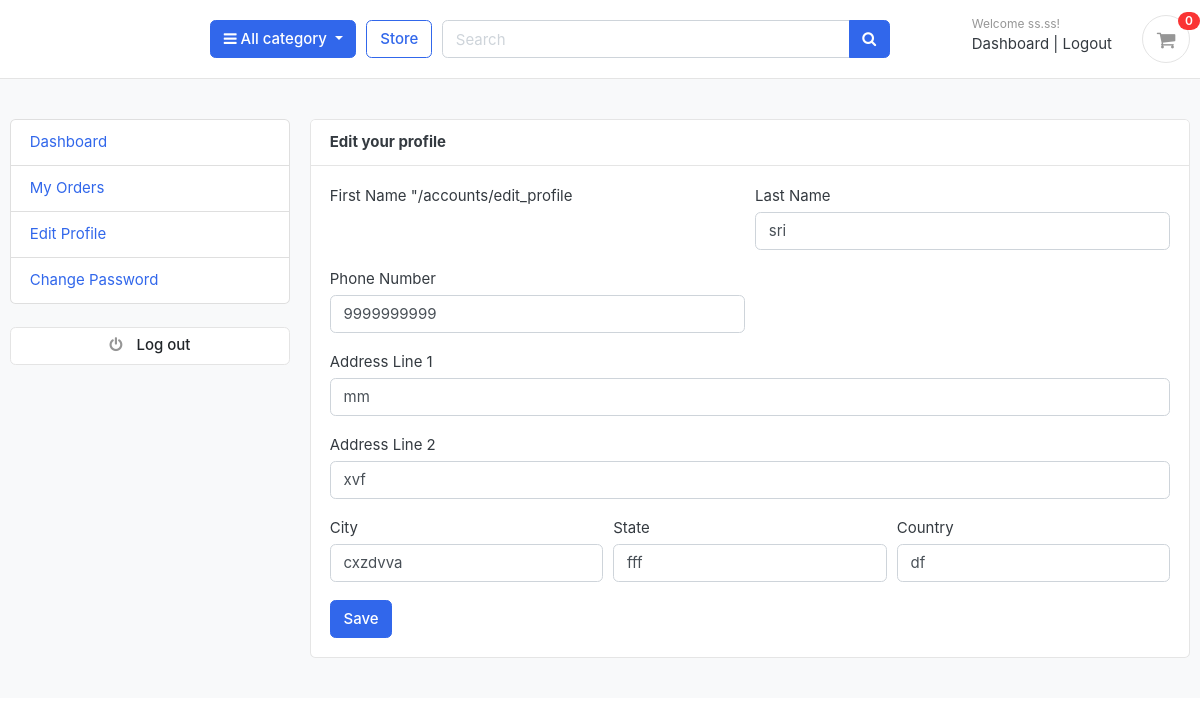
Page /accounts/edit_profile (signed in) on the committed database.
### accounts/models.py (models this page shows, shortened)
class Account(AbstractBaseUser):
    first_name = models.CharField(max_length=20)
    last_name = models.CharField(max_length=20)
    username = models.CharField(max_length=100, unique=True)
    email = models.EmailField(max_length=254, unique=True)
    phone_number = models.CharField(max_length=20, blank=True)
    date_joined = models.DateTimeField(auto_now_add=True)
    last_login = models.DateTimeField(auto_now=True)
    is_admin = models.BooleanField(default=False)
    is_staff = models.BooleanField(default=False)
    is_superadmin = models.BooleanField(default=False)
    is_active = models.BooleanField(default=True)
    USERNAME_FIELD = 'email'
    REQUIRED_FIELDS = ['username', 'first_name', 'last_name']
    objects = MyAccountManager()

class UserProfile(models.Model):
    user = models.OneToOneField(Account, on_delete=models.CASCADE)
    address_line_1 = models.CharField(max_length=100, blank=True)
    address_line_2 = models.CharField(max_length=100, blank=True)
    city = models.CharField(max_length=20, blank=True)
    state = models.CharField(max_length=20, blank=True)
    country = models.CharField(max_length=20, blank=True)

### accounts/views.py (the view)
# urls.py: path('edit_profile',views.edit_profile,name='edit_profile'),
@login_required(login_url='login')
def edit_profile(request):
    userprofile, created = UserProfile.objects.get_or_create(
        user=request.user
    )
    if request.method == 'POST':
        user_form = UserForm(request.POST, instance=request.user)
        profile_form = UserProfileForm(request.POST, instance=userprofile)
        if user_form.is_valid() and profile_form.is_valid():
            user_form.save()
            profile_form.save()
            messages.success(request, 'Profile updated successfully')
            return redirect('edit_profile')
    else:
        user_form = UserForm(instance=request.user)
        profile_form = UserProfileForm(instance=userprofile)
    return render(request, 'accounts/edit_profile.html', {
        'user_form': user_form,
        'profile_form': profile_form,
    })

### accounts/forms.py
class UserForm(forms.ModelForm):
    class Meta:
        model = Account
        fields = ('first_name', 'last_name', 'phone_number')
    def __init__(self, *args, **kwargs):
        super(UserForm, self).__init__(*args, **kwargs)
        for field in self.fields:
            self.fields[field].widget.attrs['class'] = 'form-control'

class UserProfileForm(forms.ModelForm):
    profile_picture = forms.ImageField(required=False, error_messages = {'invalid':("Image files only")}, widget=forms.FileInput)
    class Meta:
        model = UserProfile
        fields = ('address_line_1', 'address_line_2', 'city', 'state', 'country', 'profile_picture')
    def __init__(self, *args, **kwargs):
        super(UserProfileForm, self).__init__(*args, **kwargs)
        for field in self.fields:
            self.fields[field].widget.attrs['class'] = 'form-control'

### cart/context_processor.py (called while the page is built)
def counter(request):
    cart_count=0
    if 'admin' in request.path:
        return {}
    else:
        try:
            cart=Cart.objects.filter(cart_id=_cart_id(request))
            cart_items=CartItems.objects.all().filter(cart=cart[:1])
            for cart_item in cart_items:
                cart_count += cart_item.quantity
        except Cart.DoesNotExist:
            cart_count = 0
    return dict(cart_count=cart_count)

### cart/views.py (called while the page is built)
def _cart_id(request):
    cart=request.session.session_key
    if not cart:
        cart=request.session.create()
    return cart

### category/context_processors.py (called while the page is built)
def menu_links(request):
    links = Category.objects.all()
    return dict(links=links)

### category/models.py (called while the page is built)
    def get_url(self):
        return reverse('products_by_category', args=[self.slug])

### templates/accounts/edit_profile.html (shortened to what this page needs)
{% extends 'base.html' %}
{% block content %}
<section class="section-conten padding-y bg">
<div class="container">
	<div class="row">
	{% include 'includes/dashboard_sidebar.html' %}
	<main class="col-md-9">
		<article class="card">
		<header class="card-header">
			<strong class="d-inline-block mr-3">Edit your profile</strong>
		</header>
		<div class="card-body">
			<div class="row">
			<div class="col-md-12">
				<form action="{% url 'edit_profile' %}" method="POST" enctype="multipart/form-data">
					<div class="form-row">
						<div class="form-group col-md-6">
							<label>First Name</label>
							"{% url 'edit_profile' %}
						</div>
						<div class="form-group col-md-6">
							<label>Last Name</label>
							{{user_form.last_name}}
						</div>
					</div>
					<div class="form-row">
						<div class="form-group col-md-6">
							<label>Phone Number</label>
							{{user_form.phone_number}}
						</div>
					</div>
					<div class="form-group">
						<label>Address Line 1</label>
						{{profile_form.address_line_1}}
					</div>
					<div class="form-group">
						<label>Address Line 2</label>
						{{profile_form.address_line_2}}
					</div>
					<div class="form-row">
						<div class="form-group col-md-4">
							<label>City</label>
							{{profile_form.city}}
						</div>
						<div class="form-group col-md-4">
							<label>State</label>
							{{profile_form.state}}
						</div>
						<div class="form-group col-md-4">
							<label>Country</label>
							{{profile_form.country}}
						</div>
					</div>
					<input type="submit" value="Save" class="btn btn-primary">
				</form>
			</div>
			</div>
		</div>
		</article>
	</main>
</div>
</div>
</section>
{% endblock %}

### templates/includes/navbar.html (shortened to what this page needs)
{% load static %}
<header class="section-header">
<section class="header-main border-bottom">
  <div class="container">
<div class="row align-items-center">
  <div class="col-lg col-sm col-md col-6 flex-grow-0">
    <div class="category-wrap dropdown d-inline-block float-right">
      <button type="button" class="btn btn-primary dropdown-toggle" data-toggle="dropdown">
        <i class="fa fa-bars"></i> All category
      </button>
    </div>
  </div>
  <a href="{% url 'store' %}" class="btn btn-outline-primary">Store</a>
  <div class="col-lg  col-md-6 col-sm-12 col">
    <form action="{% url 'search' %}" class="search" method='GET'>
      <div class="input-group w-100">
          <input type="text" class="form-control" style="width:60%;" placeholder="Search" name="keyword" required>
          <div class="input-group-append">
            <button class="btn btn-primary" type="submit">
              <i class="fa fa-search"></i>
            </button>
          </div>
        </div>
    </form>
  </div>
  <div class="col-lg-3 col-sm-6 col-8 order-2 order-lg-3">
        <div class="d-flex justify-content-end mb-3 mb-lg-0">
          {% if user.id is None %}
            <div class="widget-header">
            <small class="title text-muted">Welcome guest!</small>
            <div>
              <a href="{% url 'login' %}">Sign in</a> <span class="dark-transp"> | </span>
              <a href="{% url 'register' %}"> Register</a>
            </div>
          </div>
          {% else %}
          <div class="widget-header">
            <small class="title text-muted"> Welcome {{user.first_name}}!</small>
            <div>
              <a href="{% url 'dashboard' %}"> Dashboard </a> <span class="dark-transp"> | </span>
              <a href="{% url 'logout' %}"> Logout </a>
            </div>
          </div>
          {% endif %}
          <a href="{% url 'cart' %}" class="widget-header pl-3 ml-3">
            <div class="icon icon-sm rounded-circle border"><i class="fa fa-shopping-cart"></i></div>
            <span class="badge badge-pill badge-danger notify">{{cart_count}}</span>
          </a>
        </div>
      </div>
</div>
  </div>
</section>
</header>

### static/css/ui.css (style rules this page uses)
html { font-family: "Inter", sans-serif; font-size: 15px; }
.icon-xs, .icon-sm, .icon-md, .icon-lg { display: inline-block; text-align: center; flex-shrink: 0; flex-grow: 0; }
.icon-sm { width: 48px; height: 48px; line-height: 48px !important; font-size: 20px; }
.padding-y { padding-top: 40px; padding-bottom: 40px; }
article:after, .form-group:after { display: block; clear: both; content: ""; }
.bg { background-color: #f8f9fa; }
.header-main { position: relative; padding-top: 1rem; padding-bottom: 1rem; }
.widget-header { display: inline-block; vertical-align: middle; position: relative; }
.widget-header a { color: #343a40; }
.widget-header i { color: #969696; }
.widget-header .title { display: block; }
.widget-header .notify { position: absolute; top: -3px; right: -10px; }
.notify { position: absolute; top: -4px; right: -10px; display: inline-block; padding: 0.25em 0.6em; font-size: 12px; line-height: 1; text-align: center; border-radius: 3rem; color: #fff; background-color: #fa3434; }

### rows in the picture
Account: first_name "ss.ss", last_name "sri", phone_number "9999999999"
UserProfile: address_line_1 "mm", address_line_2 "xvf", city "cxzdvva", state "fff", country "df"

### other values in the picture
{{ cart_count }} "0"
